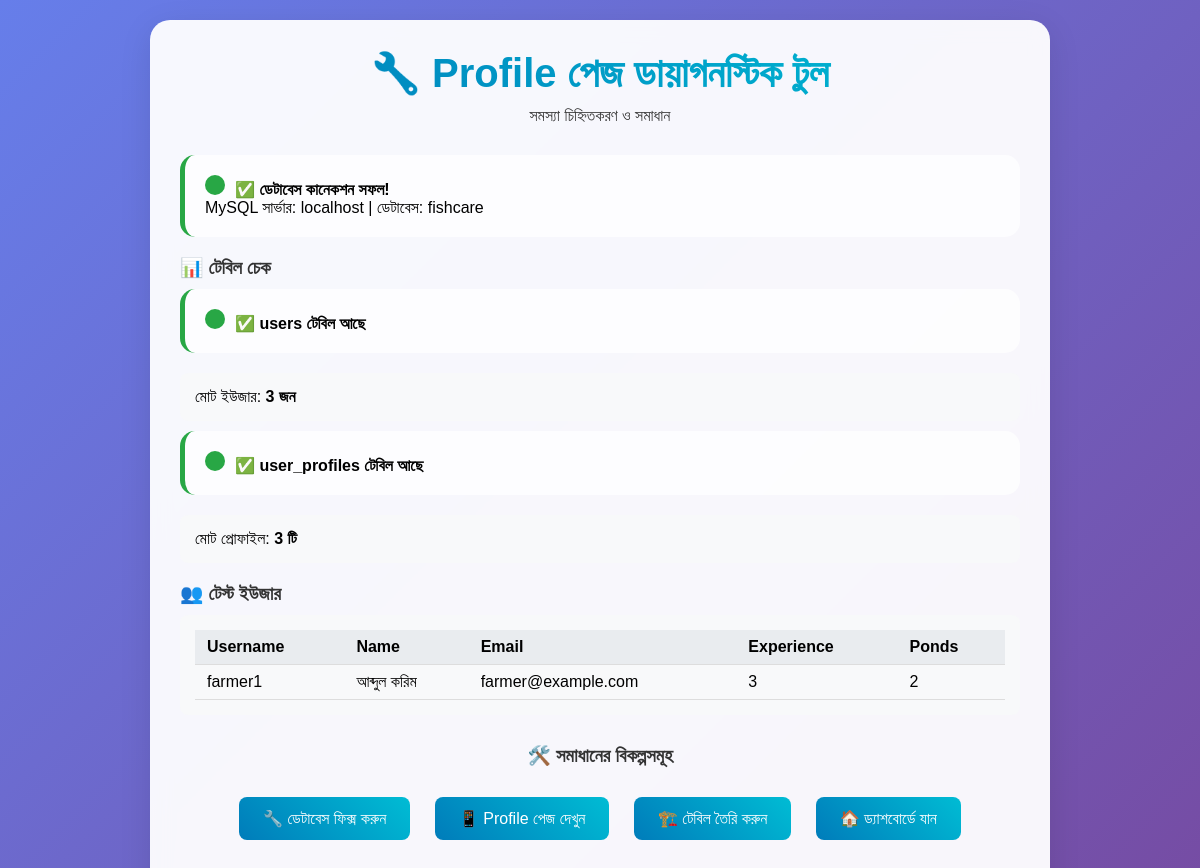
The app's page /profile_diagnostic.php with its own data.
### tables this page shows
CREATE TABLE IF NOT EXISTS user_profiles (
    id INT AUTO_INCREMENT PRIMARY KEY,
    user_id INT NOT NULL UNIQUE,
    profile_image VARCHAR(500),
    farming_experience INT COMMENT 'চাষের অভিজ্ঞতা (বছর)',
    pond_count INT DEFAULT 0 COMMENT 'মোট পুকুর সংখ্যা',
    farming_type ENUM('traditional', 'modern', 'semi_modern') DEFAULT 'traditional',
    preferred_fish_species TEXT COMMENT 'পছন্দের মাছের প্রজাতি (কমা দিয়ে আলাদা)',
    annual_income DECIMAL(12,2) DEFAULT 0 COMMENT 'বার্ষিক আয়',
    bio TEXT COMMENT 'ব্যক্তিগত পরিচয়',
    notification_preferences JSON COMMENT 'নোটিফিকেশন পছন্দ',
    privacy_settings JSON COMMENT 'গোপনীয়তা সেটিং',
    last_login TIMESTAMP,
    profile_completion_percentage INT DEFAULT 0 COMMENT 'প্রোফাইল সম্পূর্ণতার শতাংশ',
    created_at TIMESTAMP DEFAULT CURRENT_TIMESTAMP,
    updated_at TIMESTAMP DEFAULT CURRENT_TIMESTAMP ON UPDATE CURRENT_TIMESTAMP,
    INDEX idx_user (user_id),
    INDEX idx_farming_experience (farming_experience),
    INDEX idx_pond_count (pond_count)
);

CREATE TABLE users (
    id INT AUTO_INCREMENT PRIMARY KEY,
    username VARCHAR(100) UNIQUE NOT NULL,
    email VARCHAR(255) UNIQUE NOT NULL,
    password VARCHAR(255) NOT NULL,  
    role ENUM('admin', 'wholesaler', 'seller', 'customer', 'farmer', 'visitor') NOT NULL DEFAULT 'visitor',
    full_name VARCHAR(255) NOT NULL,
    phone VARCHAR(20),
    division_id INT,
    district_id INT,
    upazila_id INT,
    address TEXT,
    status ENUM('active', 'inactive', 'suspended') DEFAULT 'active',
    created_at TIMESTAMP DEFAULT CURRENT_TIMESTAMP,
    updated_at TIMESTAMP DEFAULT CURRENT_TIMESTAMP ON UPDATE CURRENT_TIMESTAMP,
    INDEX idx_role (role),
    INDEX idx_email (email),
    INDEX idx_status (status)
);

### profile_diagnostic.php (the view, shortened to what this page needs)
<?php
$host = 'localhost';
$dbname = 'fishcare';
$username = 'root';
$password = '';
?>
<!DOCTYPE html>
<html lang="bn">
<head>
</head>
<body>
    <div class="container">
        <div class="header">
            <h1>🔧 Profile পেজ ডায়াগনস্টিক টুল</h1>
            <p>সমস্যা চিহ্নিতকরণ ও সমাধান</p>
        </div>
        <?php
        try {
            $pdo = new PDO("mysql:host=$host;dbname=$dbname;charset=utf8mb4", $username, $password);
            $pdo->setAttribute(PDO::ATTR_ERRMODE, PDO::ERRMODE_EXCEPTION);
            echo '<div class="status-card success">';
            echo '<span class="status-icon"></span>';
            echo '<strong>✅ ডেটাবেস কানেকশন সফল!</strong><br>';
            echo "MySQL সার্ভার: $host | ডেটাবেস: $dbname";
            echo '</div>';
            echo '<h3 style="margin: 20px 0 10px 0; color: #333;">📊 টেবিল চেক</h3>';
            $stmt = $pdo->query("SHOW TABLES LIKE 'users'");
            if ($stmt->rowCount() > 0) {
                echo '<div class="status-card success"><span class="status-icon"></span><strong>✅ users টেবিল আছে</strong></div>';
                $stmt = $pdo->query("SELECT COUNT(*) as count FROM users");
                $count = $stmt->fetch(PDO::FETCH_ASSOC)['count'];
                echo '<div class="table-info">মোট ইউজার: <strong>' . $count . ' জন</strong></div>';
            } else {
                echo '<div class="status-card error"><span class="status-icon"></span><strong>❌ users টেবিল নেই!</strong></div>';
            }
            $stmt = $pdo->query("SHOW TABLES LIKE 'user_profiles'");
            if ($stmt->rowCount() > 0) {
                echo '<div class="status-card success"><span class="status-icon"></span><strong>✅ user_profiles টেবিল আছে</strong></div>';
                $stmt = $pdo->query("SELECT COUNT(*) as count FROM user_profiles");
                $count = $stmt->fetch(PDO::FETCH_ASSOC)['count'];
                echo '<div class="table-info">মোট প্রোফাইল: <strong>' . $count . ' টি</strong></div>';
            } else {
                echo '<div class="status-card error"><span class="status-icon"></span><strong>❌ user_profiles টেবিল নেই!</strong></div>';
                echo '<div class="status-card warning"><span class="status-icon"></span><strong>⚠️ এটাই সমস্যার কারণ!</strong></div>';
            }
            echo '<h3 style="margin: 20px 0 10px 0; color: #333;">👥 টেস্ট ইউজার</h3>';
            $stmt = $pdo->prepare("SELECT u.*, up.farming_experience, up.pond_count
                                  FROM users u
                                  LEFT JOIN user_profiles up ON u.id = up.user_id
                                  WHERE u.role = 'farmer'
                                  LIMIT 1");
            $stmt->execute();
            $testUser = $stmt->fetch(PDO::FETCH_ASSOC);
            if ($testUser) {
                echo '<div class="table-info">';
                echo '<table>';
                echo '<tr><th>Username</th><th>Name</th><th>Email</th><th>Experience</th><th>Ponds</th></tr>';
                echo '<tr>';
                echo '<td>' . htmlspecialchars($testUser['username']) . '</td>';
                echo '<td>' . htmlspecialchars($testUser['full_name']) . '</td>';
                echo '<td>' . htmlspecialchars($testUser['email']) . '</td>';
                echo '<td>' . ($testUser['farming_experience'] ?? 'N/A') . '</td>';
                echo '<td>' . ($testUser['pond_count'] ?? 'N/A') . '</td>';
                echo '</tr>';
                echo '</table>';
                echo '</div>';
            } else {
                echo '<div class="status-card warning"><span class="status-icon"></span><strong>⚠️ কোনো চাষী ইউজার পাওয়া যায়নি!</strong></div>';
            }
        } catch (PDOException $e) {
            echo '<div class="status-card error">';
            echo '<span class="status-icon"></span>';
            echo '<strong>❌ ডেটাবেস সংযোগ ব্যর্থ!</strong><br>';
            echo 'ত্রুটি: ' . htmlspecialchars($e->getMessage());
            echo '</div>';
        }
        ?>
        <div style="text-align: center; margin: 30px 0;">
            <h3 style="margin-bottom: 20px; color: #333;">🛠️ সমাধানের বিকল্পসমূহ</h3>
            <a href="#" onclick="fixDatabase()" class="btn">🔧 ডেটাবেস ফিক্স করুন</a>
            <a href="profile.php" class="btn">📱 Profile পেজ দেখুন</a>
            <a href="#" onclick="createTables()" class="btn">🏗️ টেবিল তৈরি করুন</a>
            <a href="index.php" class="btn">🏠 ড্যাশবোর্ডে যান</a>
        </div>
    </div>
</body>
</html>

### profile_diagnostic.php (style rules this page uses)
* { margin: 0; padding: 0; box-sizing: border-box; }
body { font-family: 'Hind Siliguri', Arial, sans-serif; background: linear-gradient(135deg, #667eea 0%, #764ba2 100%); min-height: 100vh; padding: 20px; }
.container { max-width: 900px; margin: 0 auto; background: rgba(255, 255, 255, 0.95); border-radius: 20px; padding: 30px; backdrop-filter: blur(10px); box-shadow: 0 8px 32px rgba(0, 0, 0, 0.1); }
.header { text-align: center; margin-bottom: 30px; color: #333; }
.header h1 { font-size: 2.5rem; margin-bottom: 10px; background: linear-gradient(45deg, #007cba, #00BCD4); -webkit-background-clip: text; -webkit-text-fill-color: transparent; }
.status-card { background: rgba(255, 255, 255, 0.8); border-radius: 15px; padding: 20px; margin-bottom: 20px; border-left: 5px solid #007cba; }
.success { border-left-color: #28a745; }
.status-icon { display: inline-block; width: 20px; height: 20px; border-radius: 50%; margin-right: 10px; }
.success .status-icon { background: #28a745; }
.btn { background: linear-gradient(45deg, #007cba, #00BCD4); color: white; border: none; padding: 12px 24px; border-radius: 8px; font-size: 16px; cursor: pointer; text-decoration: none; display: inline-block; margin: 10px; transition: transform 0.2s; }
.table-info { background: #f8f9fa; border-radius: 8px; padding: 15px; margin: 10px 0; }
.table-info table { width: 100%; border-collapse: collapse; }
.table-info th, .table-info td { padding: 8px 12px; text-align: left; border-bottom: 1px solid #ddd; }
.table-info th { background: #e9ecef; font-weight: bold; }

### records on screen
user_profiles: user.username "farmer1", user.full_name "আব্দুল করিম", user.email "farmer@example.com", farming_experience "3", pond_count "2"

### other values on screen
$host "localhost"
$dbname "fishcare"
$count "3"
